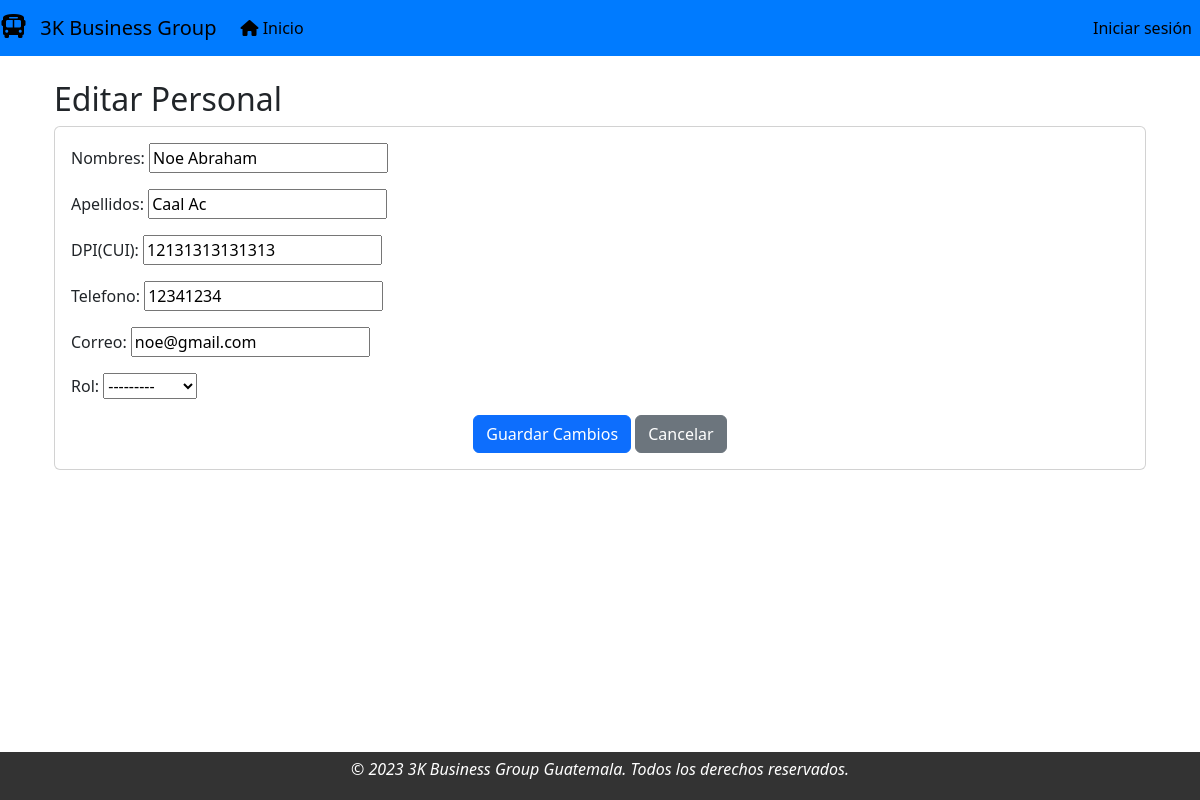
/personal/editar_personal/1/, run on the app's committed database.
### modulo_personal/models.py (models this page shows, shortened)
class Personal(models.Model):
    nombres = models.CharField(max_length=256, blank=True, verbose_name='Nombres')
    apellidos = models.CharField(max_length=256, blank=True, verbose_name='Apellidos')
    DPI = models.CharField(max_length=14, unique=True, verbose_name='DPI(CUI)')
    telefono = models.CharField(max_length=8,unique=True, verbose_name='Telefono')
    correo = models.EmailField(unique=True, verbose_name='Correo')
    rol = models.CharField(max_length=256, blank=True, choices=rol, verbose_name='Rol')

### modulo_personal/views.py (the view)
# urls.py: path('editar_personal/<int:pk>/', ViewEditarPersonal.as_view(), name='editar_personal'),
class ViewEditarPersonal(UpdateView):
    template_name = 'editar_personal.html'
    fields = "__all__"
    model = Personal
    success_url = reverse_lazy('dashboard:index')

### modulo_personal/templates/editar_personal.html (shortened to what this page needs)
{% extends "base.html" %}
{% block contenido %}
<div class="container">
  <h2 class="mt-4">Editar Personal</h2>
  <div class="card">
    <div class="card-body">
      <form method="post">
        {{ form.as_p }}
        <div class="text-center">
          <button class="btn btn-primary" type="submit">Guardar Cambios</button>
          <a href="{% url 'personal:ver_personal' %}" class="btn btn-secondary ml-2">Cancelar</a>
        </div>
      </form>
    </div>
  </div>
</div>
{% endblock contenido %}

### data on the page
Personal: nombres "Noe Abraham", apellidos "Caal Ac", DPI "12131313131313", telefono "12341234", correo "noe@gmail.com", rol "---------"
